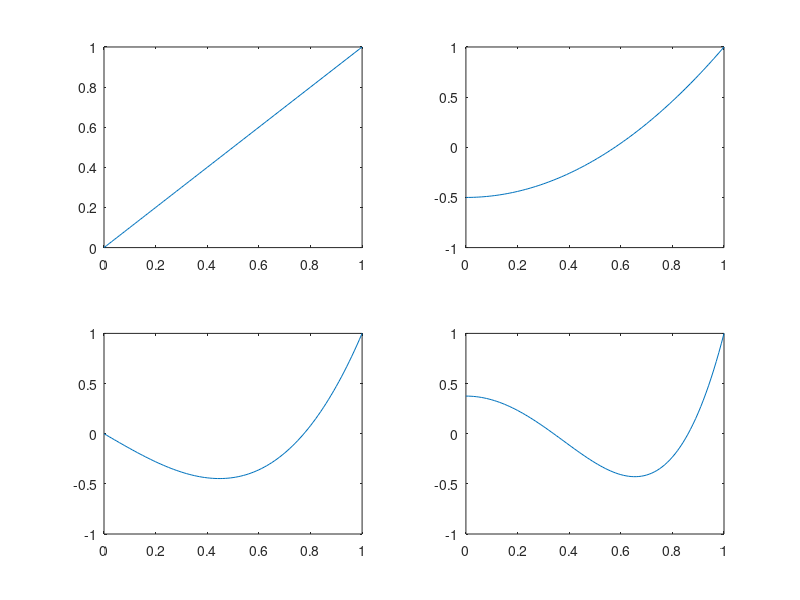
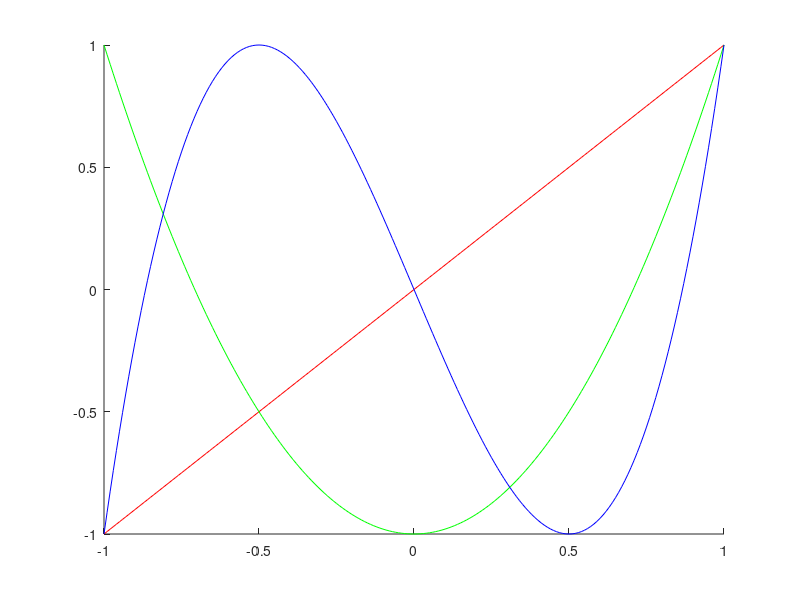
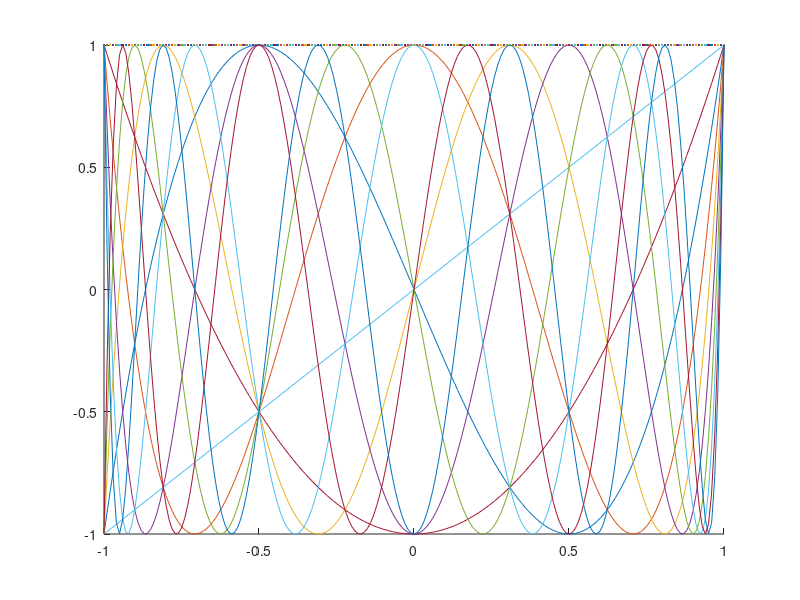

MATLAB code for these plots, in order: (Note: this script raises an error after producing the figures.)
figure(1)
%1
subplot(2,2,1);
x=0:0.01:1;
l1=x;
plot(x,l1)

subplot(2,2,2)
l2=(3/2)*x.^2-(1/2);
plot(x,l2)

subplot(2,2,3)
l3=(5/2)*x.^3-(3/2)*x;
plot(x,l3)

subplot(2,2,4)
l4=(35/8)*x.^4-(15/4)*x.^2+(3/8);
plot(x,l4)

figure(2)
%2a
t=-1:0.01:1;
T1=cos(1*acos(t));
T2=cos(2*acos(t));
T3=cos(3*acos(t));
hold on
plot(t,T1,'r')
plot(t,T2,'g')
plot(t,T3,'b')

figure(3)
%2b
x=-1:0.01:1;
hold on
t0=1;
t1=x;
plot(x,t0);
plot(x,t1);

n = 10;
i = 2;
while i <= n
    t2=2*x.*t1-t0;
    plot(x,t2);
    t0=t1;
    t1=t2;
    i = i+1;
end
hold off

figure(4)
%3
clear x;
syms x;
f=exp(x);
T6 = taylor(f, x, 0, 'Order', 6);
T5 = taylor(f, x, 0, 'Order', 5);
T4 = taylor(f, x, 0, 'Order', 4);
T3 = taylor(f, x, 0, 'Order', 3);
T2 = taylor(f, x, 0, 'Order', 2);
T1 = taylor(f, x, 0, 'Order', 1);
x=[-1 3]
hold on
fplot(T6, x)
fplot(T5, x)
fplot(T4, x)
fplot(T3, x)
fplot(T2, x)
fplot(T1, x)
hold off



%4
% i = 0:6;
% h = 0.25;
% x = 1 + i.*h;
% f = sqrt(5*x.^2 + 1);
% finite_diff = lab2_4(x, f)
% function finite_diff = lab2_4(x, f)
%   n = length(x);
%   finite_diff = [f', zeros(n, n-1)];
%   for j=2:n
%     for i=1:n-j+1
%       finite_diff(i, j) = finite_diff(i+1, j-1) - finite_diff(i, j-1);
%     end
%   end
% end


%5
X=[2, 4, 6, 8];
Y=[4, 8, 14, 16];
tdd = divdiff(X,Y)
function TDD = divdiff(X, Y)
    [ p, m ] = size(X);
    TDD = zeros(m, m);
    TDD(:, 1) = Y';
    for j = 2 : m
        for i = 1 : (m - j + 1)
            TDD(i,j) = (TDD(i + 1, j - 1) - TDD(i, j - 1)) / (X(i + j - 1) - X(i));
        end
    end
end




